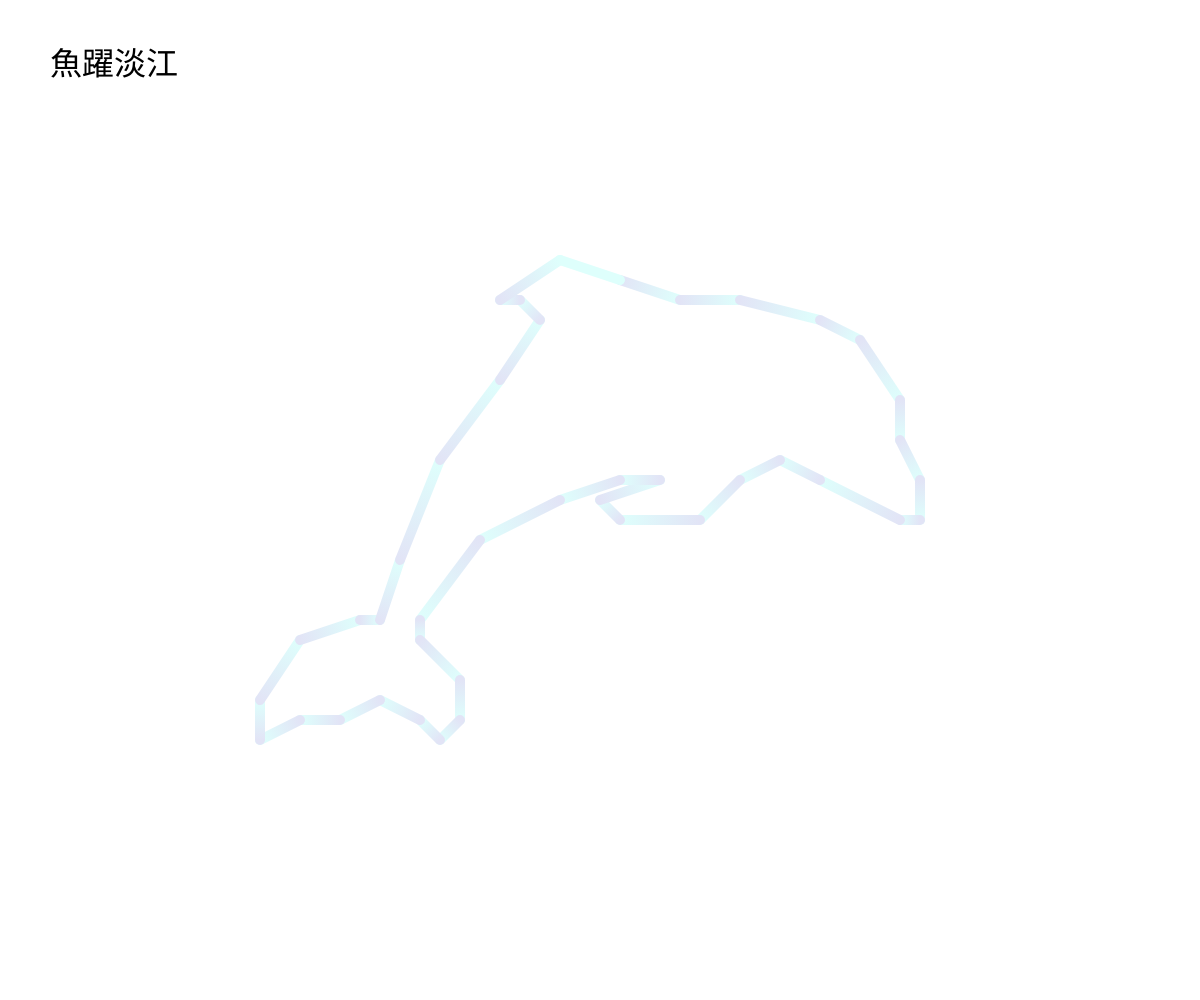
Frame 1 (no input)
Frame 60 (no input): identical to frame 1, image omitted
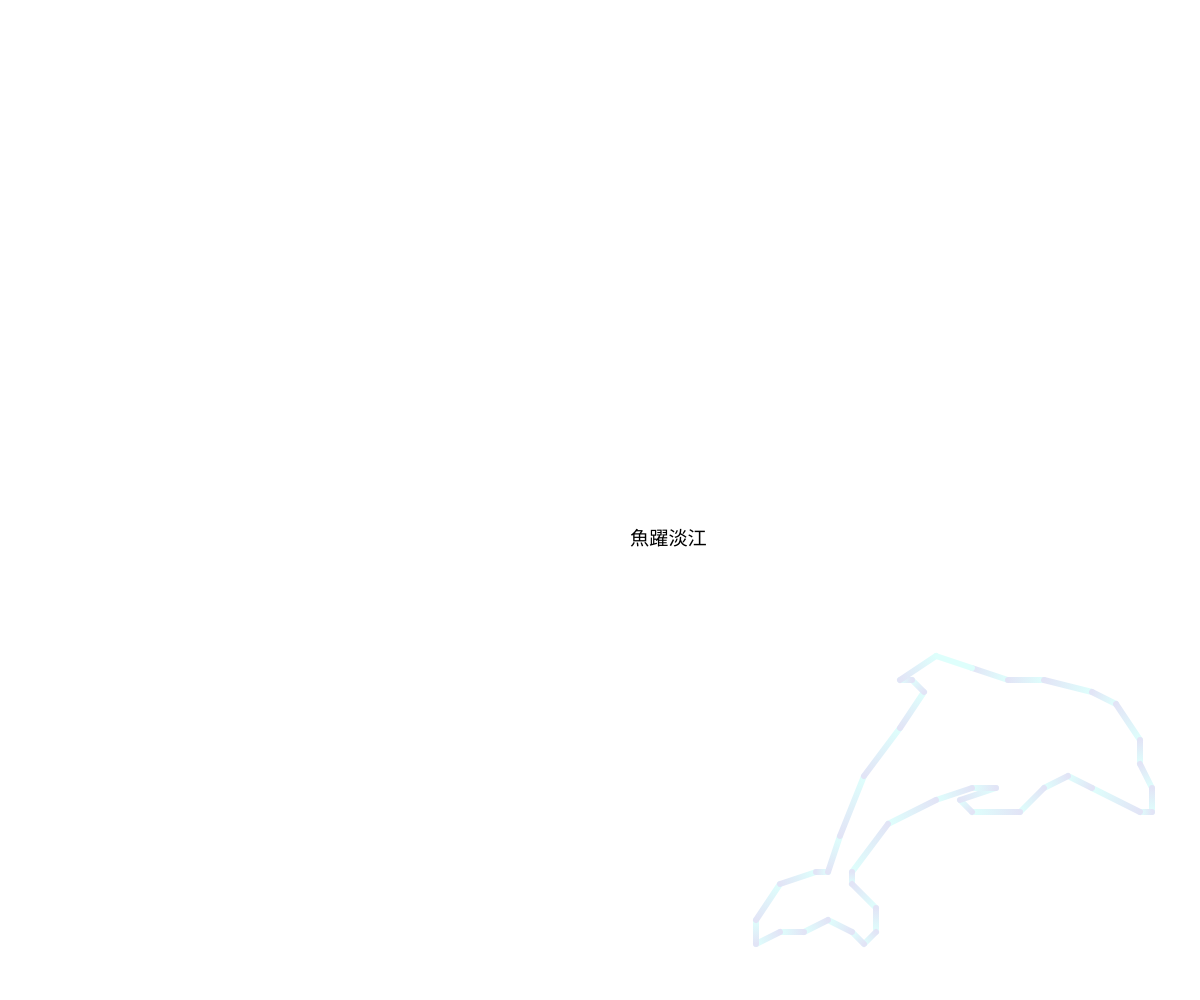
Frame 120 (the mouse pressed at the canvas centre since frame 60)

The p5.js sketch that drew these frames (run headless with seeded random() and noise() and a simulated clock; from frame 60 on, the mouse is pressed at the canvas centre):

// p5.js sketch
// ── sketch.js
let points =[[1, 11], [4, 10], [7, 10],[11,9],[13,8],[15,5],[15,3],[16,1],[16,-1],[15,-1],[11,1],[9,2],[7,1],[5,-1],[1,-1],[0,0],[3,1],[1,1],[-2,0],[-6,-2],[-9,-6],[-9,-7],[-7,-9],[-7,-11],[-8,-12],[-9,-11],[-11,-10],[-13,-11],[-15,-11],[-17,-12],[-17,-10],[-15,-7],[-12,-6],[-11,-6],[-10,-3],[-8,2],[-5,6],[-3,9],[-4,10],[-5,10],[-2,12]]; 

function setup() { 
  createCanvas(windowWidth, windowHeight);  
  for (let x = 0; x < points.length; x++) {
    for (let y = 0; y < points[x].length; y++) {
      points[x][y] = points[x][y] * 20;  
    }
  }
  ctx = canvas.getContext('2d');  
  ctx.lineWidth = 10;
  ctx.lineCap = 'round'
}


function draw() {  
  background(255); 
  let mX = mouseX;
  let mY = mouseY;
  let scaleAmt = map(mX, 0, width, 1, 0.2);
  translate(mX, mY);
  scale(scaleAmt);
  textSize(32);  
  textAlign(LEFT, TOP); 
  text("魚躍淡江", 50, 50); 
  translate(width/2, height/2);    
  scale(1, -1);  
  for (let x = 0; x < points.length-1; x++) {
    gradientLine(ctx, points[x][0], points[x][1], points[x+1][0], points[x+1][1], '#e2e4f6', '#defffc')
  }
  line(points[points.length-1][0], points[points.length-1][1], points[0][0], points[0][1]);  
}

function gradientLine(ctx, x1, y1, x2, y2, c1, c2) {
  const gradient = ctx.createLinearGradient(x1, y1, x2, y2);
  gradient.addColorStop(0, c1);
  gradient.addColorStop(1, c2);
  ctx.strokeStyle = gradient;

  ctx.beginPath();
  ctx.moveTo(x1, y1);
  ctx.lineTo(x2, y2);
  ctx.stroke();
}
